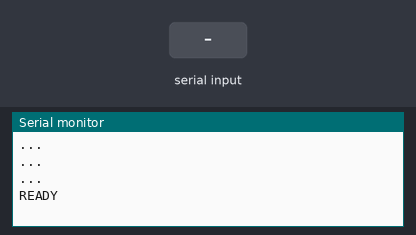
Bench run of a sketch on a simulated ESP8266 (NodeMCU). On the bench: the last lines printed to the serial monitor. The inputs (shaded band) are chosen by the test bench. WiFi joins after 1.5 s; servers stay silent unless stated; uploads are accepted with an empty reply.

Above: at 2.7 s.
2.8 s: "255\n" received over Serial
At 3.6 s:
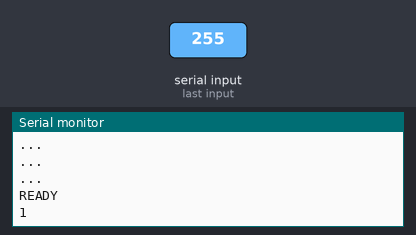
4.3 s: "90,45\n" received over Serial
At 7.1 s:
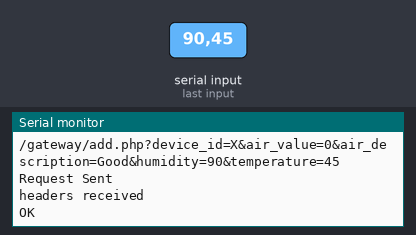

The sketch:

cavite_la_salle_air_quality_epsp01.ino
```cpp
#include <ESP8266WiFi.h>
#include <WiFiClientSecure.h>

const char* ssid = "AirQualityProject";
const char* password = "airqualitypassword123";
const char* host = "airduino-ph.000webhostapp.com";

WiFiClient espClient;

void setup() {
  Serial.begin(9600);

  WiFi.mode(WIFI_STA);
  WiFi.begin(ssid, password);

  while (WiFi.status() != WL_CONNECTED) {
    Serial.println("...");
    delay(500);
  }

  Serial.println("READY");
}

void loop() {
  while (WiFi.status() != WL_CONNECTED) {
    Serial.println("...");
    delay(500);
  }
  while (Serial.available()) {
    int b = Serial.parseInt();
    if (b == 255) {
TOP:
      Serial.println(1);
      int val[] = {0, 0, 0, 0};
      int index = 0;
      while (1) {
        while (Serial.available()) {
          val[index] = Serial.parseInt();
          if (val[index] == 255) goto TOP;
          Serial.println(1);
          index++;
          break;
        }
        if (index >= 4) break;
      }

      String air_desc = "";

      if (val[0] >= 0 && val[0] <= 50) {
        air_desc = "Good";
      }
      else if (val[0] >= 51 && val[0] <= 100) {
        air_desc = "Moderate";
      }
      else if (val[0] >= 101 && val[0] <= 150) {
        air_desc = "Unhealty 1";
      }
      else if (val[0] >= 151 && val[0] <= 200) {
        air_desc = "Unhealty 2";
      }
      else if (val[0] >= 201 && val[0] <= 300) {
        air_desc = "Very Unhealty";
      }
      else {
        air_desc = "Hazardous";
      }

      String device_id = "X";

      if (val[3] == 1) {
        device_id = "IMUS";
      }
      else if (val[3] == 2) {
        device_id = "DASMA";
      }
      else if (val[3] == 3) {
        device_id = "BACOOR";
      }
      else if (val[3] == 4) {
        device_id = "NAIC";
      }
      else if (val[3] == 5) {
        device_id = "SILANG";
      }

      sendValue(val[0], air_desc, val[1], val[2], device_id);
    }
  }
}

void sendValue(int air_value, String air_desc, int humidity, int temperature, String device_id) {
  String url = "/gateway/add.php?device_id=";
  url += device_id;
  url += "&air_value=";
  url += String(air_value);
  url += "&air_description=";
  url += air_desc;
  url += "&humidity=";
  url += String(humidity);
  url += "&temperature=";
  url += String(temperature);

  Serial.println(url);

  WiFiClientSecure client;

  if (!client.connect(host, 443)) {
    Serial.println("connection failed");
    return;
  }

  client.print(String("GET ") + url + " HTTP/1.1\r\n" +
               "Host: " + host + "\r\n" +
               "User-Agent: BuildFailureDetectorESP8266\r\n" +
               "Connection: close\r\n\r\n");

  Serial.println("Request Sent");

  while (client.connected()) {
    String line = client.readStringUntil('\n');
    if (line == "\r") {
      Serial.println("headers received");
      break;
    }
  }
  String line = client.readStringUntil('\n');
  Serial.println(line);
  Serial.println("OK");
}
```

Measured:
- after the input at 2.8 s, the serial monitor: prints a new line at once (image 1)
- after the input at 4.3 s, the serial monitor: prints a new line after 1.0 s (image 2)
